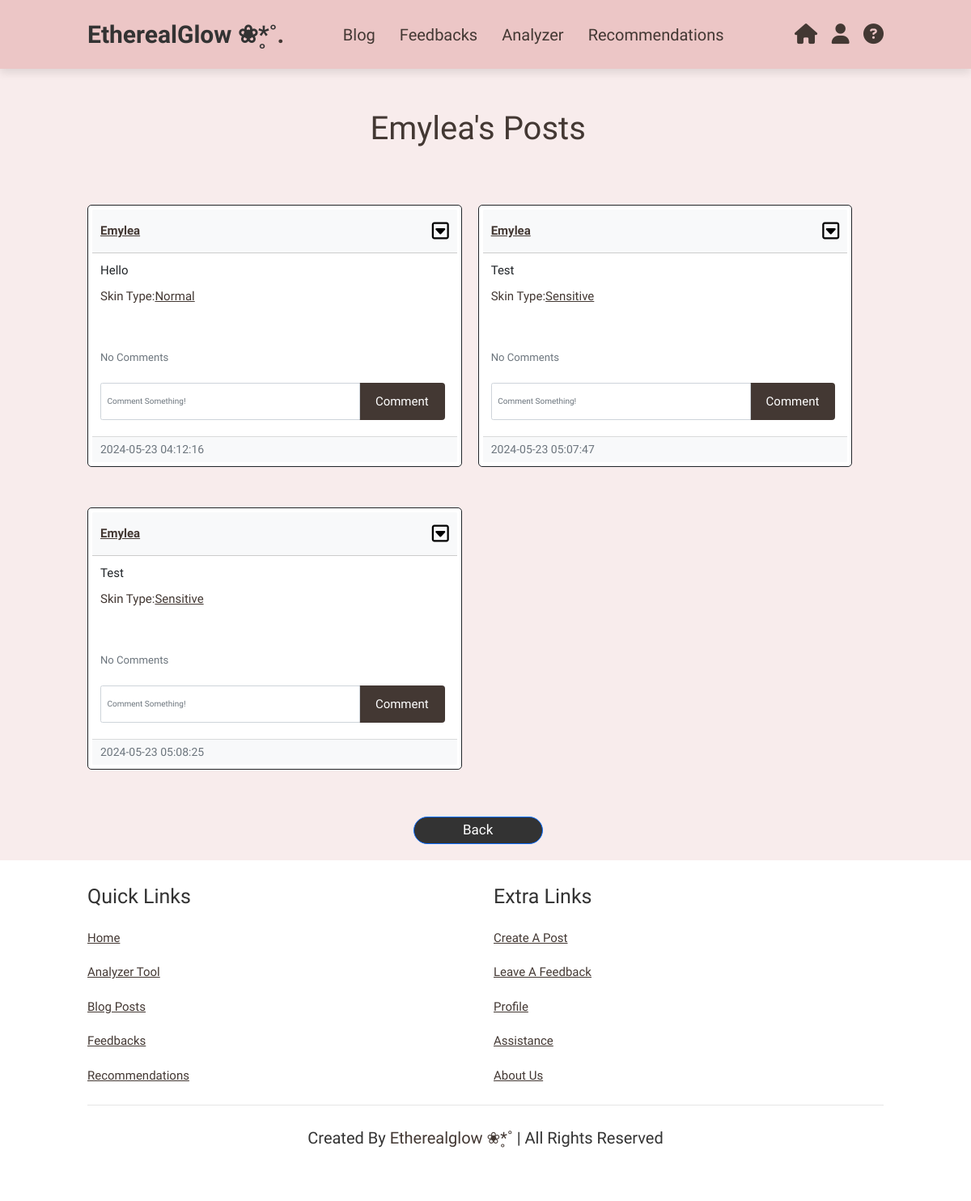
The page /posts/emylea (signed in) on the database as committed earlier.
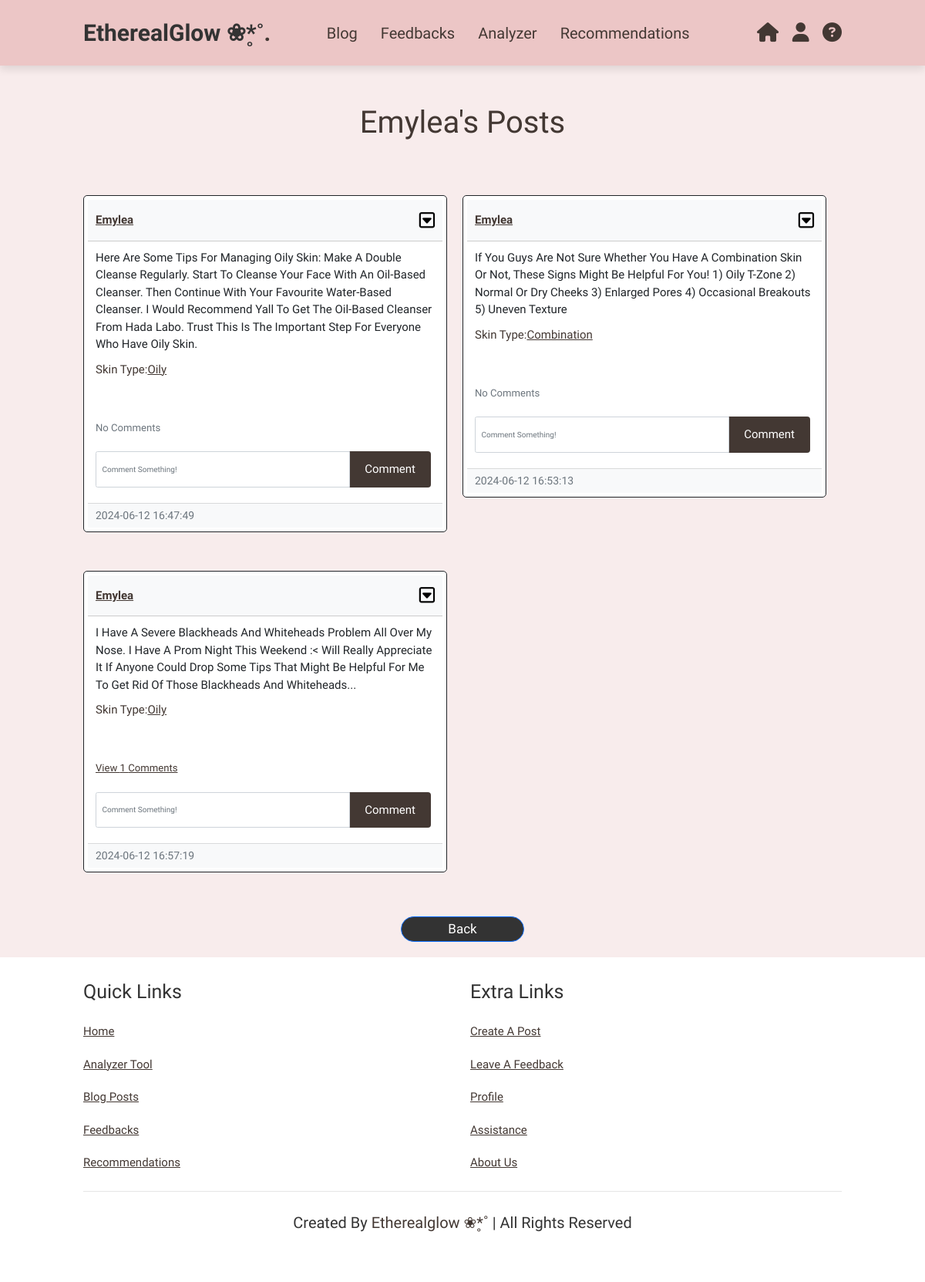
The same page on the database as committed later.
### website/models.py (models this page shows)
class User(db.Model, UserMixin):
    id = db.Column(db.Integer, primary_key=True)
    email = db.Column(db.String(150), unique=True)
    username = db.Column(db.String(150), unique=True)
    password = db.Column(db.String(150))
    date_created = db.Column(db.DateTime(timezone=True), default=func.now())
    posts = db.relationship('Post', backref='user', passive_deletes=True)
    feedbacks = db.relationship('Feedback', backref='author', passive_deletes=True)
    comments = db.relationship('Comment', backref='user', passive_deletes=True)
    skintype = db.Column(db.Text, nullable=False)
    products = db.relationship('Product', backref='author', passive_deletes=True)

class Post(db.Model):
    id = db.Column(db.Integer, primary_key=True)
    text = db.Column(db.Text, nullable=False)
    date_created = db.Column(db.DateTime(timezone=True), default=func.now())
    author = db.Column(db.Integer, db.ForeignKey('user.id', ondelete="CASCADE"), nullable=False)
    comments = db.relationship('Comment', backref='post', passive_deletes=True)
    skintype = db.Column(db.Text, nullable=False)

### website/views.py (the view)
@views.route("/posts/<username>")
@login_required
def posts(username) :
    user = User.query.filter_by(username=username).first()
    if not user :
        flash ("User is not exist.", category="error")
        return redirect(url_for('views.blog'))
    posts = Post.query.filter_by(author=user.id).all()
    return render_template("posts.html", user=current_user, posts=posts, username=username)

### website/templates/posts.html (shortened to what this page needs)
{% extends "posts_div.html" %}
{% block header %}<h3>{{username}}'s Posts</h3>{% endblock %}
{% block footer %}
<br><br>
<div align="center">
    <a href="/Blog"><button type="button" class = "btn btn btn-primary">Back</button></a>
</div>
{% endblock %}

### website/templates/posts_div.html (shortened to what this page needs)
{% extends "base.html" %}
{% block content%}
<section class="posts" id="posts">
    <div class="content">
        {% block header %}{% endblock %}
        <div id="posts">
            {% for post in posts %}
            <br />
            <div class="card border-dark">
                <div class="card-header d-flex justify-content-between align-items-center">
                    <a href="/posts/{{post.user.username}}">{{post.user.username}}</a>
                     {% if user.id == post.author %}
                    <div class="btn-group">
                        <button
                        type="button"
                        class="fa-regular fa-square-caret-down"
                        data-bs-toggle="dropdown"
                        ></button>
                    </div>
                      {% endif %}
                </div>
                <div class="card-body">
                    <div class="card-text">{{post.text}}</div>
                        <p>Skin Type:<a href="/share/{{post.skintype}}">{{post.skintype}}</a></p>
                        <br />
                <p class="card-text">
                {% if post.comments|length > 0 %}
                    <a data-bs-toggle="collapse" href="#comments-{{post.id}}" role="button">
                        <small>View {{post.comments|length}} Comments</small>
                    </a>
                {% else %}
                        <small class="text-muted">No Comments</small>
                {% endif %}
                </p>
                <form class="input-group mb-3" method="POST" action="/create-comment/{{post.id}}">
                    <input type="text" id="text" name="text" class="form-control" placeholder="Comment something!" required>
                    <input type="submit" value="Comment">
                </form>
            </div>
        <div class="card-footer text-muted">{{post.date_created}}</div>
      </div>
      <br /> {% endfor %}
    </div>
    {% block footer %}{% endblock %}
  </div>
</section>
    {% endblock %}

### website/templates/base.html (shortened to what this page needs)
<!DOCTYPE html>
<html>
    <head>
        <link href="https://cdn.jsdelivr.net/npm/bootstrap@5.0.2/dist/css/bootstrap.min.css" rel="stylesheet"
/>
        <link rel="stylesheet" href="https://cdnjs.cloudflare.com/ajax/libs/font-awesome/6.5.2/css/all.min.css" />"
        <link rel="stylesheet" type="text/css" href="/static/styles.css">
    </head>
    <body>
        <header>
            <a href="#" class="logo">EtherealGlow ❀*̥˚<span>.</span></a>
            <nav class="navbar">
                <a href="/Blog">blog</a>
                <a href="/display_feedbacks">feedbacks</a>
                <a href="/analyzer">analyzer</a>
                <a href="/recommendations">recommendations</a>
            </nav>
            <div class="icons">
                <a href="/home" class="fa-solid fa-house"></a>
                <a class="fas fa-user" data-bs-toggle="dropdown"></a>
                <a href="/ai_chatbox" class="fa-solid fa-circle-question"></a>
            </div>
        </header>
        <div class="content">
            {% block content%} {% endblock %}
        </div>
        <section class="footer">
            <div class="box-container">
                <div class="box">
                    <h3>quick links</h3>
                    <a href="/home">home</a>
                    <a href="/analyzer">analyzer tool</a>
                    <a href="/Blog">blog posts</a>
                    <a href="/display_feedbacks">feedbacks</a>
                    <a href="/recommendations">recommendations</a>
                </div>
                <div class="box">
                    <h3>extra links</h3>
                    <a href="/create_post">create a post</a>
                    <a href="/feedback">leave a feedback</a>
                    <a href="/profile">profile</a>
                    <a href="/ai_chatbox">assistance</a>
                    <a href="/aboutUs">about us</a>
                </div>
            </div>
            <div class="credit"> created by <span> etherealglow ❀*̥˚ </span> | all rights reserved </div>
        </section>
    </body>
</html>

### website/static/styles.css (style rules this page uses)
:root { --pink:#e84393; --brown: #433833; --lightbrown: #d4b1a0; --light: #FAF9ED; --gray: #302f2f; --softpink: #ff99bb; --spink: #ffccdc; --coco: #ecc6c6; --softcoco: #f8ecec; }
* { margin: 0; padding: 0; box-sizing: border-box; outline: none; border: none; text-decoration: none; text-transform: capitalize; transition: .2s linear; font-family: "Work Sans", sans-serif; }
html { font-size: 62.5%; scroll-behavior: smooth; scroll-padding-top: 6rem; overflow-x: hidden; }
section { padding: 2rem 9%; background: var(--softcoco); }
.btn { display: inline-block; margin-top: 1rem; border-radius:5rem; background: #333; color: #fff; padding: .9rem 3.5rem; cursor: pointer; font-size: 1.7rem; }
header { position: fixed; top: 0; left: 0; right: 0; background:var(--coco); padding: 2rem 9%; display: flex; align-items: center; justify-content: space-between; z-index: 1000; box-shadow: 0 .5rem 1rem rgba(0, 0, 0, 0.1); }
header .logo { font-size: 3rem; color: #333; font-weight: bolder; text-decoration: none; }
header .logo span { color:var(--brown); }
header .navbar a { font-size: 2rem; padding: 0 1.5rem; color:var(--brown); text-decoration: none; }
header .icons a { font-size: 2.5rem; color:var(--brown); margin-left: 1.5rem; text-decoration: none; }
input[type=submit] { background-color: var(--brown); color: white; padding: 12px 20px; border: none; border-radius: 4px; cursor: pointer; margin-inline: 5px; display: inline-block; font-size: 1.5rem; }
button { background: transparent; border: 0; outline: 0; }
::placeholder { color: #555; }
.card { flex: 0 0 calc(50% - 20px); margin-right: 20px; border: 1px solid #ccc; border-radius: 5px; text-align: left; font-size: 1.5rem; height: fit-content; max-height: 850px; box-sizing: border-box; }
.card-header { background-color: #f8f9fa; border-bottom: 1px solid #ccc; padding: 5px 10px; }
.card-body { min-height: 100px; }
.card-footer { background-color: #f8f9fa; padding: 5px 10px; font-size: 14px; }
.card-header a { text-decoration: none; color:var(--brown); font-weight: bold; }
.posts { display:flex; min-height: 100vh; justify-content: center; }
.posts .content { margin-top: 80px; align-items: center; }
.posts .content h3 { font-size: 4rem; color:var(--brown); text-align: center; }
.posts .content p { font-size: 1.5rem; color:var(--brown); padding: 1rem 0; line-height: 1.5; }
.posts .content a { font-size: 1.5rem; color:var(--brown); padding: 1rem 0; line-height: 1.5; text-decoration: underline; }
.posts .content .btn-primary { width: 160px; padding: 3px 2px; }
#posts { margin-top: 20px; display: flex; flex-wrap: wrap; justify-content: space-between; position: relative; }
.posts .content .border-dark { margin-top: 50px; }
.footer { background: #fff; }
.footer .box-container { display: flex; flex-wrap: wrap; gap: 2rem; text-decoration: none; }
.footer .box-container .box { flex: 1 1 25rem; }
.footer .box-container .box h3 { color: #333; font-size: 2.5rem; padding: 1rem 0; }
.footer .box-container .box a { display: block; color: var(--brown); font-size: 1.5rem; padding: 1rem 0; }
.footer .credit { text-align: center; padding: 1.5rem; margin-top: 1.5rem; padding-top: 2.5rem; font-size: 2rem; color: #333; border-top: .1rem solid rgba(0,0,0,.1); }
.footer .credit span { color: var(--brown); }
.card { border: 1px solid black; background-color: white; padding: .5rem; }
input { font-size: 1rem; }

Rows that differ between the two databases and show on the page:
no longer on this page (row edited): Post: user.username "Emylea", text "Hello", skintype "Normal", shows "No Comments", date_created "2024-05-23 04:12:16"
changed Post: text "Test" → "Here Are Some Tips For Managing Oily Skin: Make A Double Cleanse Regularly. Start To Cleanse Your Face With An Oil-Based Cleanser. Then Continue With Your Favourite Water-Based Cleanser. I Would Recommend Yall To Get The Oil-Based Cleanser From Hada Labo. Trust This Is The Important Step For Everyone Who Have Oily Skin."; skintype "Sensitive" → "Oily"; date_created "2024-05-23 05:07:47" → "2024-06-12 16:47:49"
changed Post: text "Test" → "If You Guys Are Not Sure Whether You Have A Combination Skin Or Not, These Signs Might Be Helpful For You! 1) Oily T-Zone 2) Normal Or Dry Cheeks 3) Enlarged Pores 4) Occasional Breakouts 5) Uneven Texture"; skintype "Sensitive" → "Combination"; date_created "2024-05-23 05:08:25" → "2024-06-12 16:53:13"
added Post: user.username "Emylea", text "I Have A Severe Blackheads And Whiteheads Problem All Over My Nose. I Have A Prom Night This Weekend :< Will Really Appreciate It If Anyone Could Drop Some Tips That Might Be Helpful For Me To Get Rid Of Those Blackheads And Whiteheads...", skintype "Oily", comments|length "1", date_created "2024-06-12 16:57:19"
